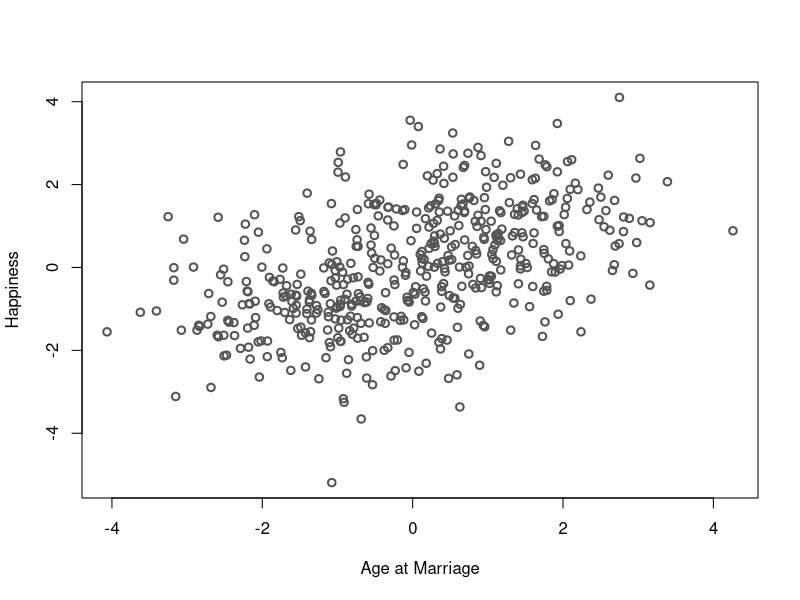
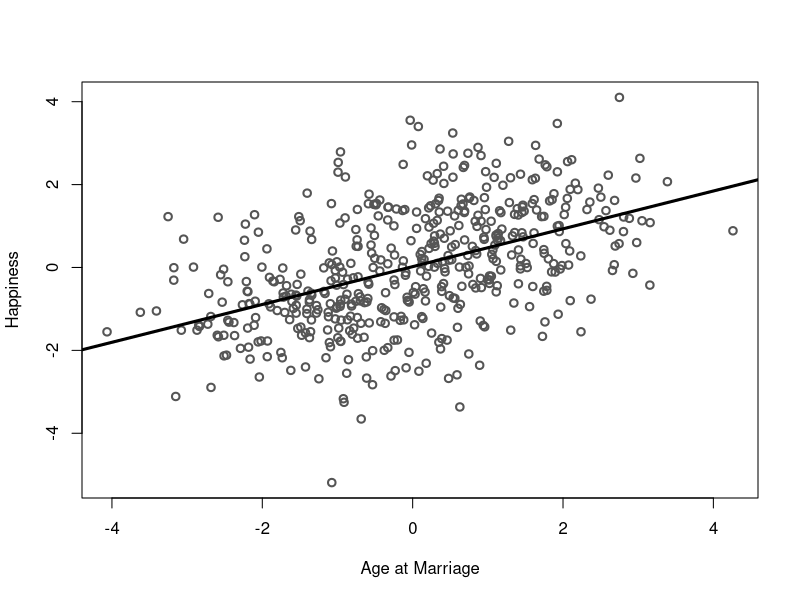
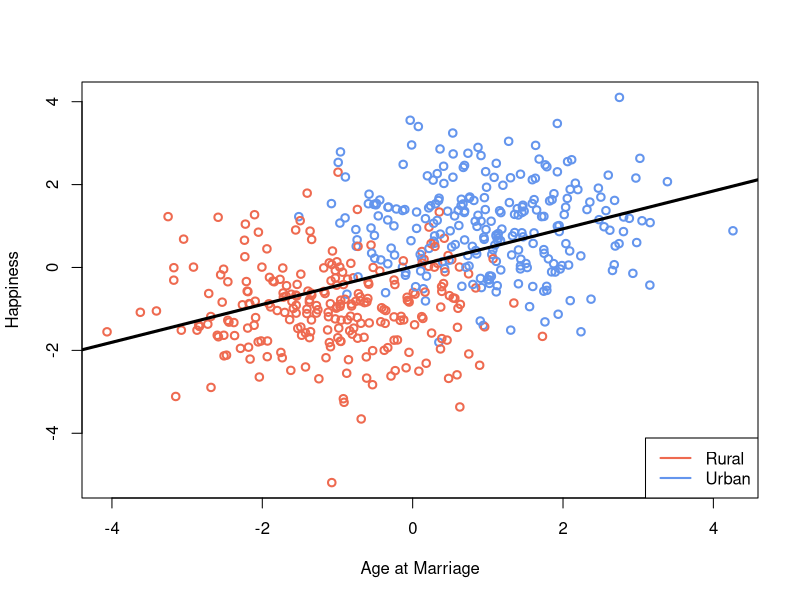
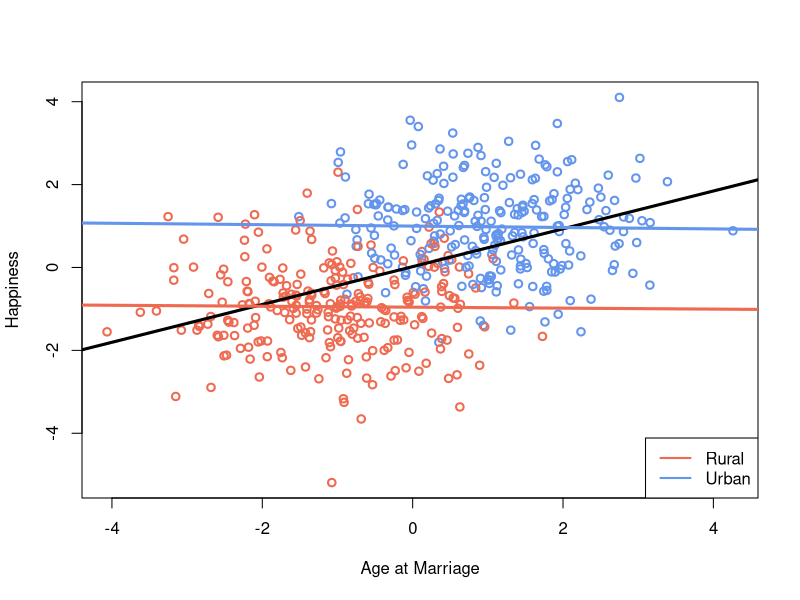
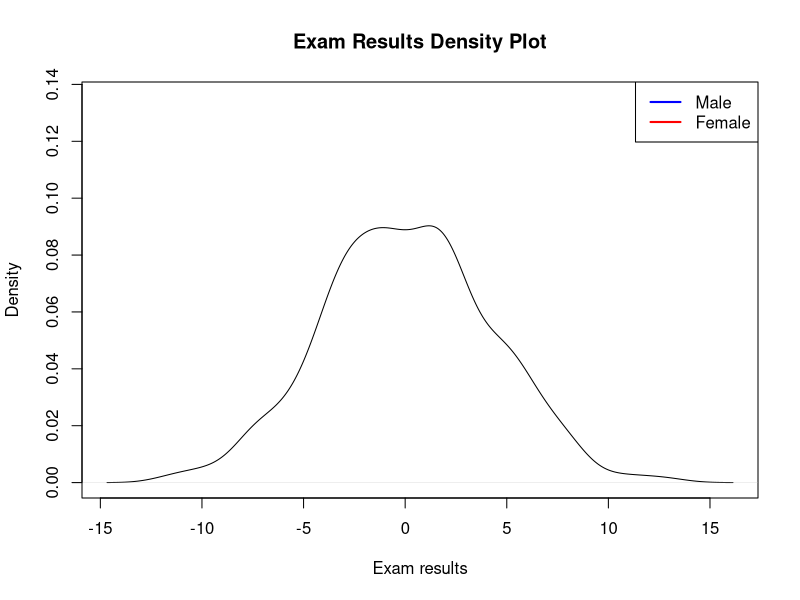
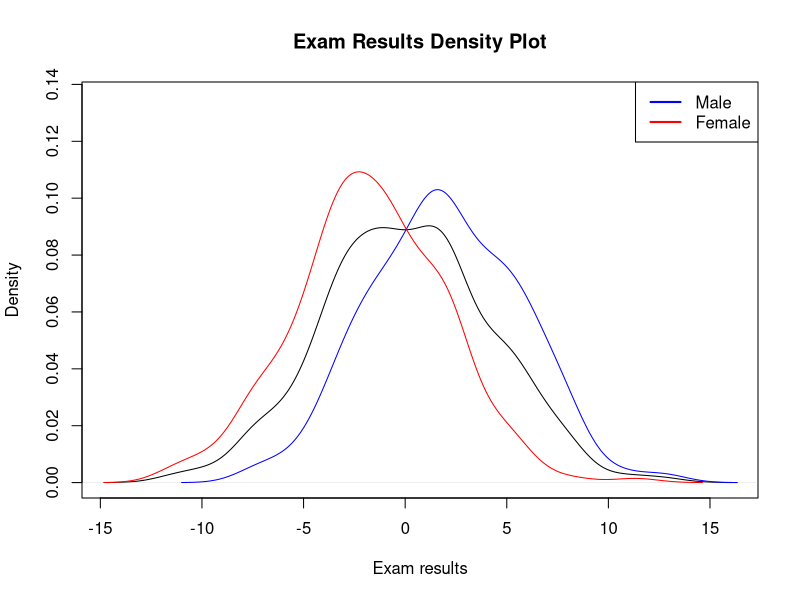
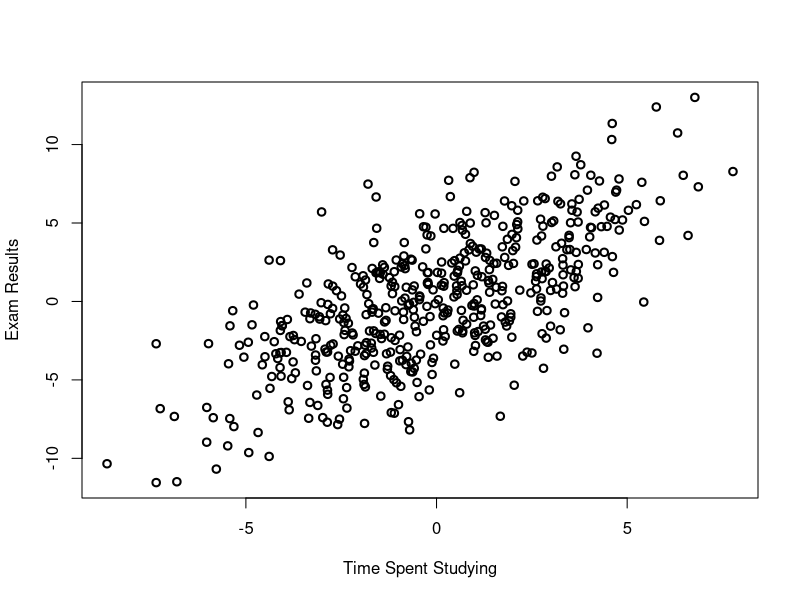
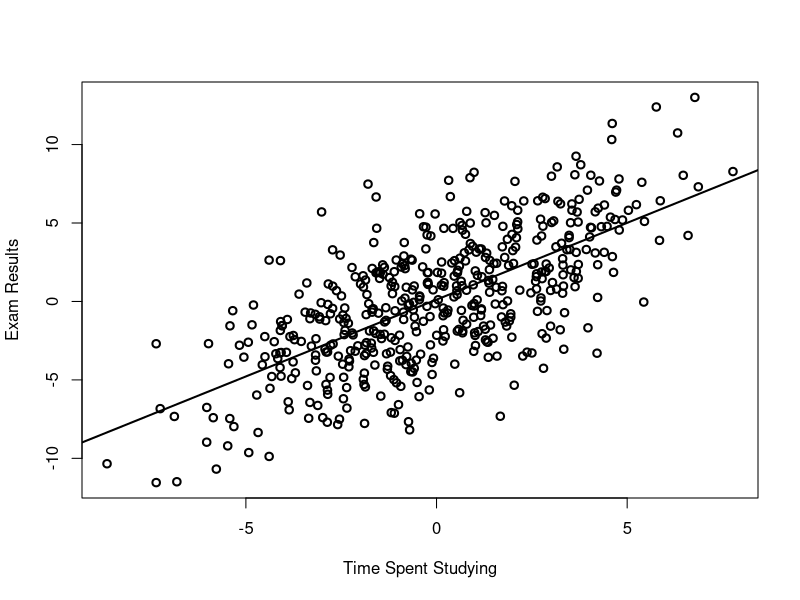

R code for these plots, in order:
## ---- chunk 1
library(tidyverse)
## ---- chunk 2
#| code-summary: "Show data generator code"
# A = age at marriage
# H = happiness
# G = geography
set.seed(116)
n <- 500
df <- tibble(
  G = rbinom(n, 1, 0.5),
  A = rnorm(n, 2 * G - 1),
  H = rnorm(n, 2 * G - 1)
)
## ---- chunk 3
#| fig-width: 14
#| fig-height: 8
#| out-width: 100%
plot(
  H ~ A,
  data = df,
  col = "#555",
  lwd = 2,
  xlab = "Age at Marriage",
  ylab = "Happiness"
)
## ---- chunk 4
#| fig-width: 14
#| fig-height: 8
#| out-width: 100%
plot(
  H ~ A,
  data = df,
  col = "#555",
  lwd = 2,
  xlab = "Age at Marriage",
  ylab = "Happiness"
)
abline(lm(H ~ A, data = df), lwd = 3)
## ---- chunk 5
#| fig-width: 14
#| fig-height: 8
#| out-width: 100%
plot(
  H ~ A,
  data = df,
  col = c("coral2", "cornflowerblue")[G + 1],
  lwd = 2,
  xlab = "Age at Marriage",
  ylab = "Happiness"
)
abline(lm(H ~ A, data = df), lwd = 3)
# abline(lm(H[G == 0] ~ A[G == 0], data = df), col = "coral2", lwd = 3)
# abline(lm(H[G == 1] ~ A[G == 1], data = df), col = "cornflowerblue", lwd = 3)
legend(
  "bottomright",
  legend = c("Rural", "Urban"),
  col = c("coral2", "cornflowerblue"),
  lwd = 2
)
## ---- chunk 6
#| fig-width: 14
#| fig-height: 8
#| out-width: 100%
plot(
  H ~ A,
  data = df,
  col = c("coral2", "cornflowerblue")[G + 1],
  lwd = 2,
  xlab = "Age at Marriage",
  ylab = "Happiness"
)
abline(lm(H ~ A, data = df), lwd = 3)
abline(lm(H[G == 0] ~ A[G == 0], data = df), col = "coral2", lwd = 3)
abline(lm(H[G == 1] ~ A[G == 1], data = df), col = "cornflowerblue", lwd = 3)
legend(
  "bottomright",
  legend = c("Rural", "Urban"),
  col = c("coral2", "cornflowerblue"),
  lwd = 2
)
## ---- chunk 7
#| code-summary: "Show data generator code"

# G = gender
# T = time spent studying
# R = exam results
set.seed(100)
n <- 500
df <- tibble(
  G = rbinom(n, 1, 0.5),
  T = rnorm(n, ifelse(G == 0, 2, -2), 2),
  R = rnorm(n, T, 3)
)
## ---- chunk 8
#| fig-width: 14
#| fig-height: 8
#| out-width: 100%
plot(
  density(df$R),
  xlab = "Exam results",
  ylim = c(0, max(density(df$R)$y) * 1.5),
  main = "Exam Results Density Plot"
)
# lines(density(df$R[df$G == 0]), col = "blue")
# lines(density(df$R[df$G == 1]), col = "red")
legend(
  "topright",
  legend = c("Male", "Female"),
  col = c("blue", "red"),
  lwd = 2
)
## ---- chunk 9
#| fig-width: 14
#| fig-height: 8
#| out-width: 100%
plot(
  density(df$R),
  xlab = "Exam results",
  ylim = c(0, max(density(df$R)$y) * 1.5),
  main = "Exam Results Density Plot"
)
lines(density(df$R[df$G == 0]), col = "blue")
lines(density(df$R[df$G == 1]), col = "red")
legend(
  "topright",
  legend = c("Male", "Female"),
  col = c("blue", "red"),
  lwd = 2
)
## ---- chunk 10
#| fig-width: 14
#| fig-height: 8
#| out-width: 100%
plot(
  R ~ T,
  xlab = "Time Spent Studying",
  ylab = "Exam Results",
  data = df,
  # col = c(4, 2)[G + 1],
  lwd = 2
)
# legend(
#   "bottomright",
#   legend = c("Male", "Female"),
#   col = c("blue", "red"),
#   lwd = 2
# )
# abline(lm(R ~ T, data = df), lwd = 2)
# abline(lm(R[G == 0] ~ T[G == 0], data = df), col = 4, lwd = 2)
# abline(lm(R[G == 1] ~ T[G == 1], data = df), col = 2, lwd = 2)
## ---- chunk 11
#| fig-width: 14
#| fig-height: 8
#| out-width: 100%
plot(
  R ~ T,
  xlab = "Time Spent Studying",
  ylab = "Exam Results",
  data = df,
  # col = c(4, 2)[G + 1],
  lwd = 2
)
# legend(
#   "bottomright",
#   legend = c("Male", "Female"),
#   col = c("blue", "red"),
#   lwd = 2
# )
abline(lm(R ~ T, data = df), lwd = 2)
# abline(lm(R[G == 0] ~ T[G == 0], data = df), col = 4, lwd = 2)
# abline(lm(R[G == 1] ~ T[G == 1], data = df), col = 2, lwd = 2)
## ---- chunk 12
#| fig-width: 14
#| fig-height: 8
#| out-width: 100%
plot(
  R ~ T,
  xlab = "Time Spent Studying",
  ylab = "Exam Results",
  data = df,
  col = c(4, 2)[G + 1],
  lwd = 2
)
legend(
  "bottomright",
  legend = c("Male", "Female"),
  col = c("blue", "red"),
  lwd = 2
)
abline(lm(R ~ T, data = df), lwd = 2)
# abline(lm(R[G == 0] ~ T[G == 0], data = df), col = 4, lwd = 2)
# abline(lm(R[G == 1] ~ T[G == 1], data = df), col = 2, lwd = 2)
## ---- chunk 13
#| fig-width: 14
#| fig-height: 8
#| out-width: 100%
plot(
  R ~ T,
  xlab = "Time Spent Studying",
  ylab = "Exam Results",
  data = df,
  col = c(4, 2)[G + 1],
  lwd = 2
)
legend(
  "bottomright",
  legend = c("Male", "Female"),
  col = c("blue", "red"),
  lwd = 2
)
abline(lm(R ~ T, data = df), lwd = 2)
abline(lm(R[G == 0] ~ T[G == 0], data = df), col = 4, lwd = 2)
abline(lm(R[G == 1] ~ T[G == 1], data = df), col = 2, lwd = 2)
## ---- chunk 14
#| code-summary: "Show data generator code"
# F = family wealth
# H = hardwork
# J = prestigeous job

n <- 500
df <- tibble(
  F = rnorm(n),
  H = rnorm(n),
  R = rnorm(n, 0, 0.3),
  J = ifelse(F + H + R > 0.5, TRUE, FALSE)
)
## ---- chunk 15
#| fig-width: 14
#| fig-height: 8
#| out-width: 100%
plot(
  H ~ F,
  data = df,
  lwd = 2,
  col = ifelse(J, "royalblue", "transparent"),
  xlab = "Family Wealth",
  ylab = "Hardwork"
)
abline(lm(H[J == TRUE] ~ F[J == TRUE], data = df), lwd = 3, col = "royalblue")
## ---- chunk 16
#| fig-width: 14
#| fig-height: 8
#| out-width: 100%
plot(
  H ~ F,
  data = df,
  lwd = 2,
  col = ifelse(J, "royalblue", "darkgray"),
  xlab = "Family Wealth",
  ylab = "Hardwork"
)
abline(lm(H[J] ~ F[J], data = df), lwd = 3, col = "royalblue")
abline(lm(H[!J] ~ F[!J], data = df), lwd = 3, col = "darkgray")
# abline(lm(H ~ F, data = df), lwd = 3, col = "black")
legend(
  "topright",
  legend = c("Job", "No Job"),
  col = c("blue", "darkgray"),
  lwd = 2
)
## ---- chunk 17
#| fig-width: 14
#| fig-height: 8
#| out-width: 100%
plot(
  H ~ F,
  data = df,
  lwd = 2,
  col = ifelse(J, "royalblue", "darkgray"),
  xlab = "Family Wealth",
  ylab = "Hardwork"
)
abline(lm(H[J] ~ F[J], data = df), lwd = 3, col = "royalblue")
abline(lm(H[!J] ~ F[!J], data = df), lwd = 3, col = "darkgray")
abline(lm(H ~ F, data = df), lwd = 3, col = "black")
legend(
  "topright",
  legend = c("Job", "No Job"),
  col = c("blue", "darkgray"),
  lwd = 2
)
